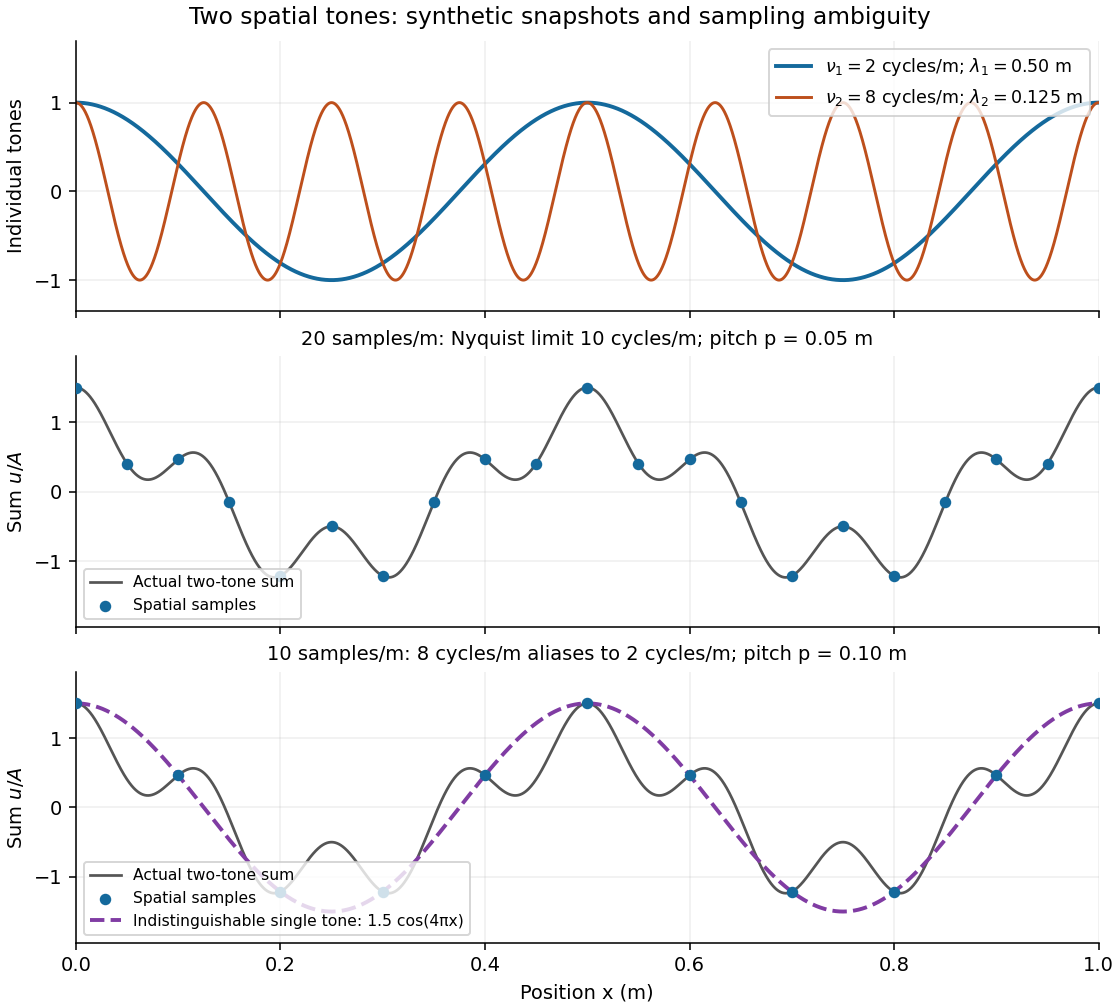

Here is the Python script that generated this plot:
"""Synthetic spatial tones, their sum, and a sampling ambiguity.

Tested with Python 3.14, Matplotlib 3.10.7 and NumPy 2.3.5.
Run from _media; the opaque PNG is written to the current directory.
"""

from pathlib import Path

import matplotlib.pyplot as plt
import numpy as np


def main():
    x = np.linspace(0, 1, 3001)
    low = np.cos(2 * np.pi * 2 * x)
    high = np.cos(2 * np.pi * 8 * x)
    fig, axes = plt.subplots(3, 1, figsize=(8, 7.2), sharex=True,
                             layout="constrained", facecolor="white")
    axes[0].plot(x, low, color="#14699c", lw=2, label=r"$\nu_1=2$ cycles/m; $\lambda_1=0.50$ m")
    axes[0].plot(x, high, color="#bd4f1c", lw=1.5, label=r"$\nu_2=8$ cycles/m; $\lambda_2=0.125$ m")
    axes[0].legend(loc="upper right", fontsize=9)
    axes[0].set_ylabel("Individual tones")
    for ax, pitch, title in [(axes[1], 0.05, "20 samples/m: Nyquist limit 10 cycles/m"),
                              (axes[2], 0.1, "10 samples/m: 8 cycles/m aliases to 2 cycles/m")]:
        samples = np.arange(round(1 / pitch) + 1) * pitch
        values = np.cos(2 * np.pi * 2 * samples) + 0.5 * np.cos(2 * np.pi * 8 * samples)
        ax.plot(x, low + 0.5 * high, color="#555555", lw=1.4, label="Actual two-tone sum")
        ax.scatter(samples, values, color="#14699c", s=24, zorder=4, label="Spatial samples")
        if pitch == 0.1:
            ax.plot(x, 1.5 * low, "--", color="#803ca3", lw=2,
                    label="Indistinguishable single tone: 1.5 cos(4πx)")
        ax.set_title(title + f"; pitch p = {pitch:.2f} m", fontsize=10)
        ax.set_ylabel(r"Sum $u/A$")
        ax.legend(loc="lower left", fontsize=8)
        ax.set_ylim(-1.95, 1.95)
    for ax in axes:
        ax.set_xlim(0, 1)
        ax.set_facecolor("white")
        ax.grid(alpha=0.2)
        ax.spines[["top", "right"]].set_visible(False)
    axes[0].set_ylim(-1.35, 1.7)
    axes[-1].set_xlabel("Position x (m)")
    fig.suptitle("Two spatial tones: synthetic snapshots and sampling ambiguity", fontsize=12)
    fig.savefig(Path.cwd() / (Path(__file__).stem + ".png"), dpi=140,
                facecolor="white", transparent=False)
    plt.close(fig)


if __name__ == "__main__":
    main()
